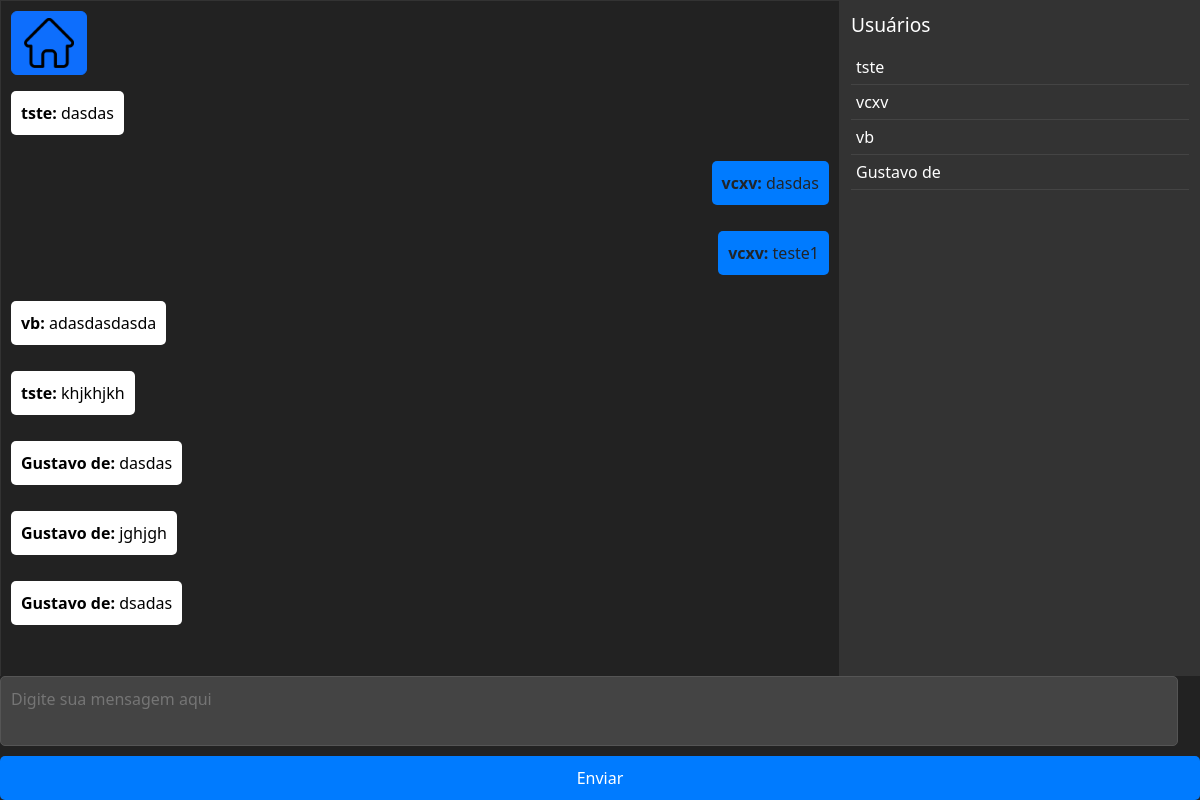
The app's page /chat/1 (signed in) with its own data.
### network/models.py (models this page shows)
class Message(db.Model):
    id = db.Column(db.Integer, primary_key=True)
    from_user_id = db.Column(db.Integer, db.ForeignKey('user.id'), nullable=False)
    to_user_id = db.Column(db.Integer, db.ForeignKey('user.id'), nullable=False)
    post_id = db.Column(db.Integer, db.ForeignKey('post.id'), nullable=False)
    content = db.Column(db.String(500), nullable=False)
    timestamp = db.Column(db.DateTime, default=datetime.utcnow)
    from_user = db.relationship('User', foreign_keys=[from_user_id], backref='sent_messages')
    to_user = db.relationship('User', foreign_keys=[to_user_id], backref='received_messages')
    post = db.relationship('Post', backref='messages')

class User(db.Model, UserMixin):
    id = db.Column(db.Integer, primary_key=True)
    nome = db.Column(db.String, nullable=True)
    sobrenome = db.Column(db.String, nullable=True)
    email = db.Column(db.String, nullable=True)
    senha = db.Column(db.String, nullable=True)
    posts = db.relationship('Post', backref='user', lazy=True)
    post_comentarios = db.relationship('PostComentarios', backref='user', lazy=True)

### network/routes.py (the view)
@app.route('/chat/<int:post_id>')
@login_required
def chat(post_id):
    post = Post.query.get_or_404(post_id)
    messages = Message.query.filter_by(post_id=post_id).order_by(Message.timestamp.asc()).all()
    users = User.query.join(Message, Message.from_user_id == User.id).filter(Message.post_id == post_id).distinct().all()
    return render_template('chat.html', post=post, messages=messages, users=users)

### network/models.py (called while the page is built)
@login_manager.user_loader
def load_user(user_id):
    return User.query.get(user_id)

### network/templates/chat.html (shortened to what this page needs)
<!DOCTYPE html>
<html lang="en">
<head>
    <link href="https://cdn.jsdelivr.net/npm/bootstrap@5.3.3/dist/css/bootstrap.min.css" rel="stylesheet">
</head>
<body>
    <div id="main-content">
        <div id="chat-container">
            <div class="mb-3">
                <button type="button" class="btn btn-primary">
                    <a href="{{ url_for('homepage') }}" class="text-white"><img src="../static/assets/casa.png" alt="" width="50px"></a>
                </button>
            </div>
            {% for message in messages %}
                <div class="message-container">
                    <p class="message {% if message.from_user.id == current_user.id %}from-me{% else %}from-others{% endif %}">
                        <strong>{{ message.from_user.nome }}:</strong> {{ message.content }}
                    </p>
                </div>
            {% endfor %}
        </div>
        <div id="sidebar">
            <div class="sidebar-header">Usuários</div>
            <ul class="user-list">
                {% for user in users %}
                    <li onclick="selectUser({{ user.id }})">{{ user.nome }}</li>
                {% endfor %}
            </ul>
        </div>
    </div>
    <form id="chat-form">
        <textarea id="message" placeholder="Digite sua mensagem aqui" required></textarea>
        <button type="submit">Enviar</button>
    </form>
</body>
</html>

### network/templates/chat.html (style rules this page uses)
body { margin: 0; font-family: Arial, sans-serif; background-color: #000; color: #fff; display: flex; flex-direction: column; height: 100vh; overflow: hidden; }
#main-content { display: flex; flex: 1; overflow: hidden; }
#chat-container { border: 1px solid #333; padding: 10px; flex: 3; overflow-y: auto; background-color: #222; display: flex; flex-direction: column; }
#sidebar { border: 1px solid #333; padding: 10px; width: 30%; height: 100%; overflow-y: auto; background-color: #333; color: #fff; }
#chat-form { margin-top: 10px; display: flex; flex-direction: column; position: fixed; bottom: 0; width: 100%; background-color: #222; }
#chat-form textarea { padding: 10px; border: 1px solid #555; border-radius: 5px; background-color: #444; color: #fff; resize: none; width: calc(100% - 22px); margin-bottom: 10px; }
#chat-form button { padding: 10px; border: none; border-radius: 5px; background-color: #007bff; color: #fff; cursor: pointer; width: 100%; }
.message-container { display: flex; flex-direction: column; margin-bottom: 10px; }
.message { padding: 10px; border-radius: 5px; max-width: 80%; word-wrap: break-word; }
.message.from-me { background-color: #007bff; align-self: flex-end; }
.message.from-others { background-color: #fff; color: #000; align-self: flex-start; }
.sidebar-header { font-size: 1.2em; margin-bottom: 10px; }
.user-list { list-style-type: none; padding: 0; }
.user-list li { padding: 5px; border-bottom: 1px solid #444; cursor: pointer; }

### records on screen
Message: from_user.nome "tste", content "dasdas"
Message: from_user.nome "vcxv", content "dasdas"
Message: from_user.nome "vcxv", content "teste1"
Message: from_user.nome "vb", content "adasdasdasda"
Message: from_user.nome "tste", content "khjkhjkh"
Message: from_user.nome "Gustavo de", content "dasdas"
Message: from_user.nome "Gustavo de", content "jghjgh"
Message: from_user.nome "Gustavo de", content "dsadas"
User: nome "tste"
User: nome "vcxv"
User: nome "vb"
User: nome "Gustavo de"
